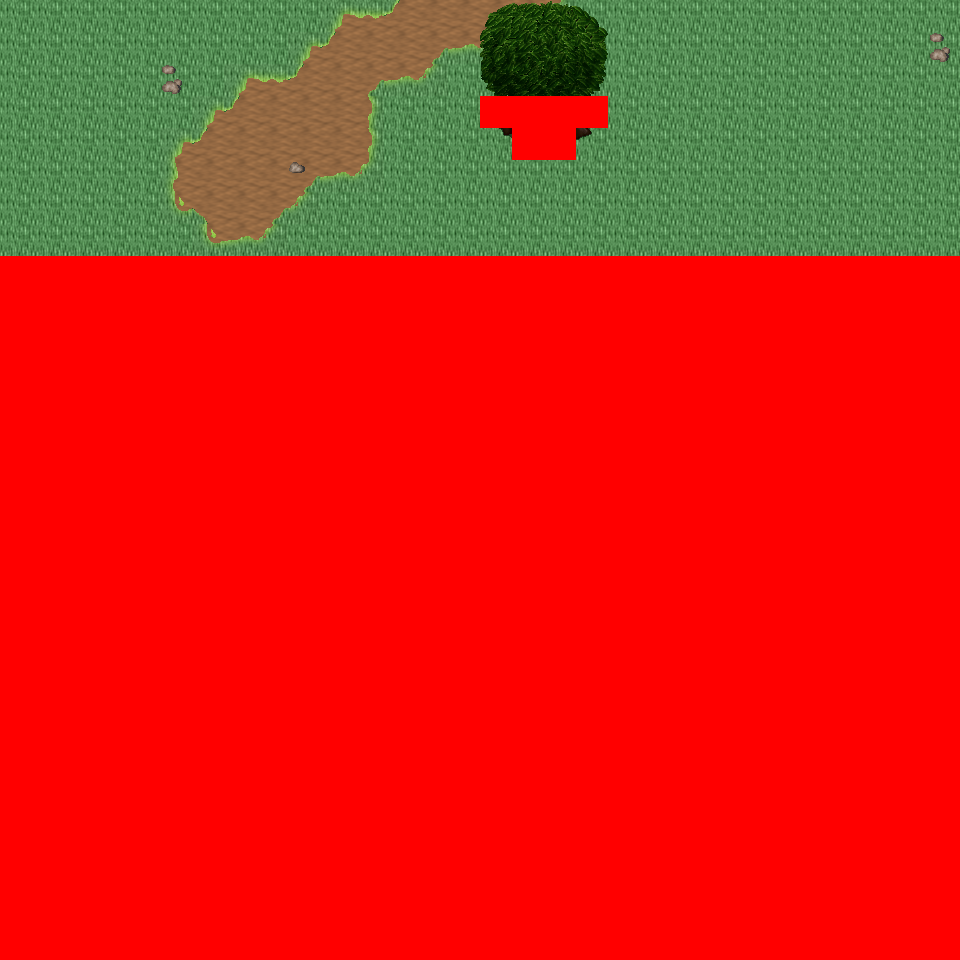

This game map was drawn from its Tiled (.tmx) file and the tilesets committed beside it. A one-line description and the trimmed map source follow:
An orthogonal 30x30 tile map with 32x32 px tiles, 6 tile layers (Ground, Object, Object2, Above, ...), 19 tilesets and 3 objects (3x mapchange).

<map version="1.0" orientation="orthogonal" renderorder="right-down" width="30" height="30" tilewidth="32" tileheight="32" nextobjectid="4">
  <tileset firstgid="1" name="tileset_logic_collision" tilewidth="32" tileheight="32" tilecount="1" columns="1">
    <image source="../drawable/tileset_logic_collision.png" width="32" height="32" />
  </tileset>
  <tileset firstgid="2" name="tileset_ground_ground" tilewidth="32" tileheight="32" tilecount="33" columns="3">
    <image source="../drawable/tileset_ground_ground.png" width="96" height="352" />
  </tileset>
  <tileset firstgid="35" name="tileset_plant_tree_tree_darkgreen" tilewidth="32" tileheight="32" tilecount="88" columns="8">
    <image source="../drawable/tileset_plant_tree_tree_darkgreen.png" width="256" height="352" />
  </tileset>
  <tileset firstgid="123" name="tileset_plant_flower_daisy_blue" tilewidth="32" tileheight="32" tilecount="8" columns="2">
    <image source="../drawable/tileset_plant_flower_daisy_blue.png" width="64" height="128" />
  </tileset>
  <tileset firstgid="131" name="tileset_plant_flower_daisy_red" tilewidth="32" tileheight="32" tilecount="8" columns="2">
    <image source="../drawable/tileset_plant_flower_daisy_red.png" width="64" height="128" />
  </tileset>
  <tileset firstgid="139" name="tileset_plant_flower_daisy_white" tilewidth="32" tileheight="32" tilecount="8" columns="2">
    <image source="../drawable/tileset_plant_flower_daisy_white.png" width="64" height="128" />
  </tileset>
  <tileset firstgid="147" name="tileset_plant_flower_daisy_yellow" tilewidth="32" tileheight="32" tilecount="8" columns="2">
    <image source="../drawable/tileset_plant_flower_daisy_yellow.png" width="64" height="128" />
  </tileset>
  <tileset firstgid="155" name="tileset_building_thatched_roof_cottage2" tilewidth="32" tileheight="32" tilecount="20" columns="4">
    <image source="../drawable/tileset_building_thatched_roof_cottage2.png" width="128" height="160" />
  </tileset>
  <tileset firstgid="175" name="tileset_building_thatched_roof_cottage1" tilewidth="32" tileheight="32" tilecount="20" columns="4">
    <image source="../drawable/tileset_building_thatched_roof_cottage1.png" width="128" height="160" />
  </tileset>
  <tileset firstgid="195" name="tileset_item_campfires" tilewidth="32" tileheight="32" tilecount="2" columns="2">
    <image source="../drawable/tileset_item_campfires.png" width="64" height="32" />
  </tileset>
  <tileset firstgid="197" name="tileset_furniture_light_flames" tilewidth="32" tileheight="32" tilecount="6" columns="6">
    <image source="../drawable/tileset_furniture_light_flames.png" width="192" height="32" />
  </tileset>
  <tileset firstgid="203" name="tileset_item_firewood" tilewidth="32" tileheight="32" tilecount="12" columns="3">
    <image source="../drawable/tileset_item_firewood.png" width="96" height="128" />
  </tileset>
  <tileset firstgid="215" name="tileset_plant_flower_bulbs" tilewidth="32" tileheight="32" tilecount="4" columns="1">
    <image source="../drawable/tileset_plant_flower_bulbs.png" width="32" height="128" />
  </tileset>
  <tileset firstgid="219" name="tileset_ground_grass_corners" tilewidth="32" tileheight="32" tilecount="24" columns="6">
    <image source="../drawable/tileset_ground_grass_corners.png" width="192" height="128" />
  </tileset>
  <tileset firstgid="243" name="tileset_ground_grass_edges" tilewidth="32" tileheight="32" tilecount="36" columns="12">
    <image source="../drawable/tileset_ground_grass_edges.png" width="384" height="96" />
  </tileset>
  <tileset firstgid="279" name="tileset_plant_tree_fall_trees" tilewidth="32" tileheight="32" tilecount="40" columns="8">
    <image source="../drawable/tileset_plant_tree_fall_trees.png" width="256" height="160" />
  </tileset>
  <tileset firstgid="319" name="tileset_plant_leaves" tilewidth="32" tileheight="32" tilecount="8" columns="4">
    <image source="../drawable/tileset_plant_leaves.png" width="128" height="64" />
  </tileset>
  <tileset firstgid="327" name="tileset_ground_grass_2" tilewidth="32" tileheight="32" tilecount="21" columns="3">
    <image source="../drawable/tileset_ground_grass_2.png" width="96" height="224" />
  </tileset>
  <tileset firstgid="348" name="tileset_ground_rock_pebbles" tilewidth="32" tileheight="32" tilecount="3" columns="1">
    <image source="../drawable/tileset_ground_rock_pebbles.png" width="32" height="96" />
  </tileset>
  <layer name="Ground" width="30" height="30">
    <data>[900 cells, 240 non-empty, 2 distinct tile ids]</data>
  </layer>
  <layer name="Object" width="30" height="30">
    <data>[900 cells, 34 non-empty, 17 distinct tile ids]</data>
  </layer>
  <layer name="Object2" width="30" height="30">
    <data>[900 cells, 11 non-empty, 3 distinct tile ids]</data>
  </layer>
  <layer name="Above" width="30" height="30">
    <data>[900 cells, 12 non-empty, 12 distinct tile ids]</data>
  </layer>
  <layer name="Above2" width="30" height="30">
    <data>[900 cells, 0 non-empty, 0 distinct tile ids]</data>
  </layer>
  <layer name="Walkable" width="30" height="30">
    <data>[900 cells, 666 non-empty, 1 distinct tile ids]</data>
  </layer>
  <objectgroup name="MapEvents">
    <object id="1" name="north" type="mapchange" x="0" y="0" width="960" height="32">
      <properties>
        <property name="map" value="0_ados_mountain_n2_w2_x0_y3" />
        <property name="place" value="south" />
      </properties>
    </object>
    <object id="2" name="west" type="mapchange" x="0" y="0" width="32" height="256">
      <properties>
        <property name="map" value="0_deniran_forest_n2_w_x0_y4" />
        <property name="place" value="east" />
      </properties>
    </object>
    <object id="3" name="east" type="mapchange" x="928" y="0" width="32" height="256">
      <properties>
        <property name="map" value="0_ados_mountain_n2_w2_x1_y4" />
        <property name="place" value="west" />
      </properties>
    </object>
  </objectgroup>
</map>
